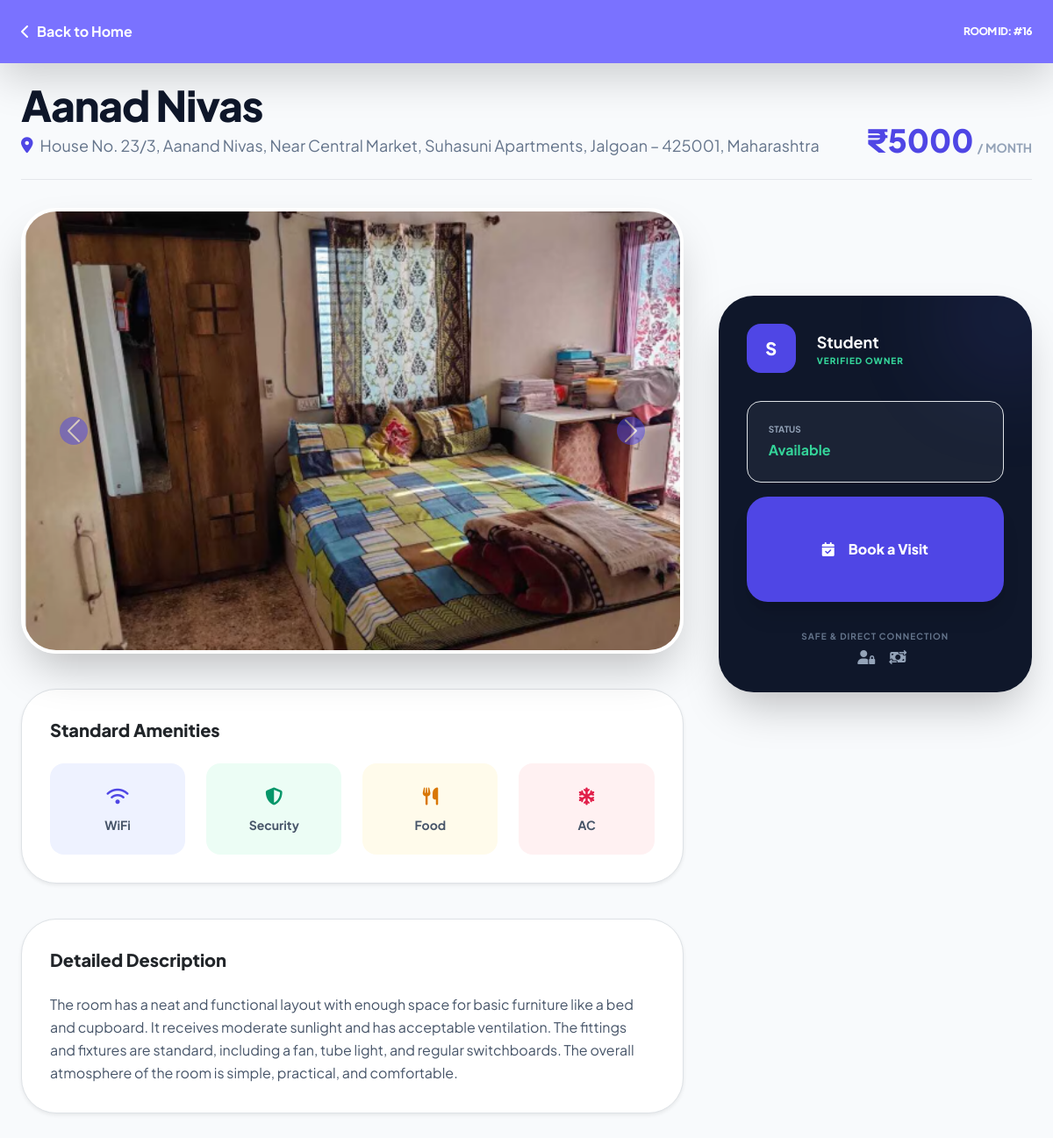
Screenshot of /room/16 with the database file from the repository.
### tables this page shows
CREATE TABLE rooms (
                id INTEGER PRIMARY KEY AUTOINCREMENT,
                title TEXT NOT NULL,
                description TEXT,
                rent INTEGER,
                address TEXT,
                image_filename TEXT,
                owner_id INTEGER,
                availability TEXT DEFAULT 'Available',
                amenities TEXT DEFAULT '', -- COLUMN for Chatbot Search
                FOREIGN KEY(owner_id) REFERENCES users(id)
            );

CREATE TABLE images (
                id INTEGER PRIMARY KEY AUTOINCREMENT,
                filename TEXT NOT NULL,
                caption TEXT,
                room_id INTEGER,
                approved INTEGER DEFAULT 0,
                FOREIGN KEY(room_id) REFERENCES rooms(id)
            );

CREATE TABLE users (
                id INTEGER PRIMARY KEY AUTOINCREMENT,
                username TEXT NOT NULL UNIQUE,
                password TEXT NOT NULL,
                role TEXT CHECK(role IN ('Student','Admin','Govt Employee','Owner','User')) NOT NULL,
                email TEXT DEFAULT '',
                phone TEXT DEFAULT '',
                upi_id TEXT DEFAULT ''
            );

### app.py (the view)
@app.route('/room/<int:room_id>')
def room_details(room_id):
    with get_db() as con:
        room = con.execute("""
            SELECT r.id,r.title,r.description,r.rent,r.address,r.availability,r.amenities,
                   u.username
            FROM rooms r JOIN users u ON r.owner_id=u.id
            WHERE r.id=?""",(room_id,)).fetchone()
        images = con.execute("SELECT filename FROM images WHERE room_id=? AND approved=1",(room_id,)).fetchall()
    if not room:
        flash("Room not found")
        return redirect(url_for('index'))
    return render_template("room_details.html", room=room, images=images)

### app.py (called while the page is built)
def get_db():
    con = sqlite3.connect("app.db")
    con.row_factory = sqlite3.Row
    return con

### templates/room_details.html (shortened to what this page needs)
<!DOCTYPE html>
<html lang="en">
<head>
    <script src="https://cdn.tailwindcss.com"></script>
    <link rel="stylesheet" href="https://cdnjs.cloudflare.com/ajax/libs/font-awesome/6.4.2/css/all.min.css">
    <link href="https://cdn.jsdelivr.net/npm/bootstrap@5.3.0/dist/css/bootstrap.min.css" rel="stylesheet">
</head>
<body class="bg-[#F8FAFC] pb-24 md:pb-10">
    <nav class="fixed top-0 w-full z-[1000] glass-header px-6 py-4 flex justify-between items-center text-white shadow-lg">
        <a href="/" class="flex items-center gap-2 no-underline text-white font-bold">
            <i class="fas fa-chevron-left"></i> <span>Back to Home</span>
        </a>
        <div class="font-black tracking-tighter uppercase text-xs">Room ID: #{{ room['id'] }}</div>
    </nav>
    <div class="max-w-7xl mx-auto px-4 mt-24">
        <div class="flex flex-col md:flex-row justify-between items-start md:items-end mb-8 gap-4 border-b pb-6">
            <div>
                <h1 class="text-3xl md:text-5xl font-black text-slate-900 tracking-tight">{{ room['title'] }}</h1>
                <p class="text-slate-500 mt-2 flex items-center gap-2 text-lg">
                    <i class="fas fa-location-dot text-indigo-600"></i> {{ room['address'] }}
                </p>
            </div>
            <div class="text-right">
                <span class="text-4xl font-black text-indigo-600">₹{{ room['rent'] }}<small class="text-sm text-slate-400 font-bold uppercase ml-1">/ Month</small></span>
            </div>
        </div>
        <div class="grid grid-cols-1 lg:grid-cols-3 gap-10">
            <div class="lg:col-span-2 space-y-10">
                <div class="relative rounded-[2.5rem] overflow-hidden shadow-2xl border-4 border-white">
                    {% if images %}
                        <div id="roomGallery" class="carousel slide" data-bs-ride="carousel">
                            <div class="carousel-inner">
                                {% for img in images %}
                                    <div class="carousel-item {% if loop.first %}active{% endif %}">
                                        <img src="{{ url_for('static', filename='uploads/' ~ img['filename']) }}" class="w-full h-[300px] md:h-[500px] object-cover cursor-zoom-in" onclick="openLightbox(this.src)">
                                    </div>
                                {% endfor %}
                            </div>
                            <button class="carousel-control-prev" type="button" data-bs-target="#roomGallery" data-bs-slide="prev">
                                <span class="carousel-control-prev-icon bg-indigo-600 rounded-full p-3" aria-hidden="true"></span>
                            </button>
                            <button class="carousel-control-next" type="button" data-bs-target="#roomGallery" data-bs-slide="next">
                                <span class="carousel-control-next-icon bg-indigo-600 rounded-full p-3" aria-hidden="true"></span>
                            </button>
                        </div>
                    {% else %}
                        <div class="bg-slate-100 h-80 flex flex-col items-center justify-center text-slate-400 italic">
                            <i class="fas fa-image text-5xl mb-3"></i>
                            <p>No photos available for this property</p>
                        </div>
                    {% endif %}
                </div>
                <div class="bg-white p-8 rounded-[2.5rem] shadow-sm border border-slate-100">
                    <h3 class="text-xl font-black mb-6">Standard Amenities</h3>
                    <div class="grid grid-cols-2 md:grid-cols-4 gap-4 text-sm font-bold text-slate-600">
                        <div class="p-4 bg-indigo-50 rounded-2xl flex flex-col items-center gap-2">
                            <i class="fas fa-wifi text-indigo-600 text-xl"></i> WiFi
                        </div>
                        <div class="p-4 bg-emerald-50 rounded-2xl flex flex-col items-center gap-2">
                            <i class="fas fa-shield-halved text-emerald-600 text-xl"></i> Security
                        </div>
                        <div class="p-4 bg-amber-50 rounded-2xl flex flex-col items-center gap-2">
                            <i class="fas fa-utensils text-amber-600 text-xl"></i> Food
                        </div>
                        <div class="p-4 bg-rose-50 rounded-2xl flex flex-col items-center gap-2">
                            <i class="fas fa-snowflake text-rose-600 text-xl"></i> AC
                        </div>
                    </div>
                </div>
                <div class="bg-white p-8 rounded-[2.5rem] shadow-sm border border-slate-100">
                    <h3 class="text-xl font-black mb-4">Detailed Description</h3>
                    <p class="text-slate-600 leading-relaxed whitespace-pre-wrap">{{ room['description'] }}</p>
                </div>
            </div>
            <div class="space-y-6">
                <div class="booking-sidebar bg-slate-900 p-8 rounded-[2.5rem] text-white shadow-2xl relative overflow-hidden">
                    <div class="absolute -top-10 -right-10 w-32 h-32 bg-indigo-500 opacity-20 rounded-full blur-3xl"></div>
                    <div class="relative z-10">
                        <div class="flex items-center gap-4 mb-8">
                            <div class="w-14 h-14 bg-indigo-600 rounded-2xl flex items-center justify-center text-xl font-black">
                                {{ room['username'][0].upper() }}
                            </div>
                            <div>
                                <div class="text-lg font-bold">{{ room['username'] }}</div>
                                <div class="text-[10px] text-emerald-400 uppercase tracking-widest font-black">Verified Owner</div>
                            </div>
                        </div>
                        <div class="space-y-4">
                            <div class="p-4 bg-white/5 rounded-2xl border border-white/10">
                                <p class="text-slate-400 text-[10px] uppercase font-bold mb-1">Status</p>
                                <div class="font-bold text-emerald-400">{{ room['availability'] }}</div>
                            </div>
                            {% if room['availability'] == 'Available' %}
                                <button data-bs-toggle="modal" data-bs-target="#bookingModal"
                                    class="w-full bg-indigo-600 hover:bg-indigo-700 text-white py-5 rounded-3xl font-black shadow-xl transition-all transform active:scale-95 flex items-center justify-center gap-3">
                                    <i class="fas fa-calendar-check"></i> Book a Visit
                                </button>
                            {% else %}
                                <button disabled class="w-full bg-slate-800 text-slate-500 py-5 rounded-3xl font-black cursor-not-allowed italic">
                                    Currently Occupied
                                </button>
                            {% endif %}
                        </div>
                        <div class="mt-8 text-center">
                            <p class="text-[10px] text-slate-500 uppercase tracking-widest font-bold">Safe & Direct Connection</p>
                            <div class="flex justify-center gap-3 mt-2 text-slate-400">
                                <i class="fas fa-user-lock"></i>
                                <i class="fas fa-money-bill-transfer"></i>
                            </div>
                        </div>
                    </div>
                </div>
            </div>
        </div>
    </div>
</body>
</html>

### templates/room_details.html (style rules this page uses)
body { font-family: 'Plus Jakarta Sans', sans-serif; }
.glass-header { background: rgba(108, 99, 255, 0.9); backdrop-filter: blur(10px); }
.booking-sidebar { position: sticky; top: 100px; }

### rows the page displays
rooms: id "16", title "Aanad Nivas", address "House No. 23/3, Aanand Nivas, Near Central Market, Suhasuni Apartments, Jalgoan – 425001, Maharashtra", rent "5000", description "The room has a neat and functional layout with enough space for basic furniture like a bed and cupboard. It receives moderate sunlight and has acceptable ventilation. The fittings and fixtures are standard, including a fan, tube light, and regular switchboards. The overall atmosphere of the room is simple, practical, and comfortable.", availability "Available"
images: filename (picture)
users: username "S", username "Student"
